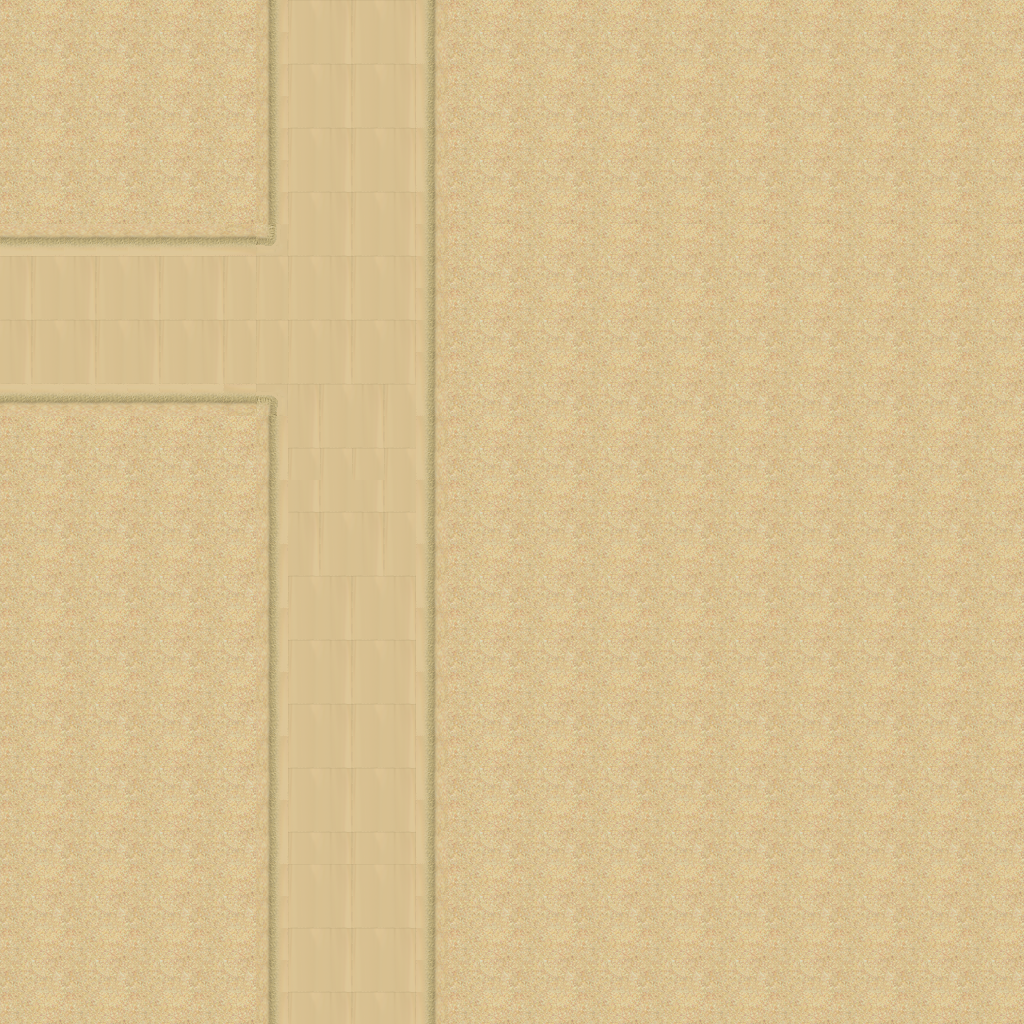

A 2D game scene composited from a Tiled map and its tileset images. What follows is a short description and the map's XML, with each tile layer's data collapsed to a summary:
An orthogonal 32x32 tile map with 32x32 px tiles, 1 tile layer (Tilelaag 1).

<map version="1.0" orientation="orthogonal" renderorder="right-down" width="32" height="32" tilewidth="32" tileheight="32" nextobjectid="1">
 <tileset firstgid="1" name="desert_2" tilewidth="32" tileheight="32" spacing="1" tilecount="48">
  <image source="../Images/map/desert_2.png" width="263" height="197" />
 </tileset>
 <layer name="Tilelaag 1" width="32" height="32">
  <data>[1024 cells, 1024 non-empty, 18 distinct tile ids]</data>
 </layer>
</map>
